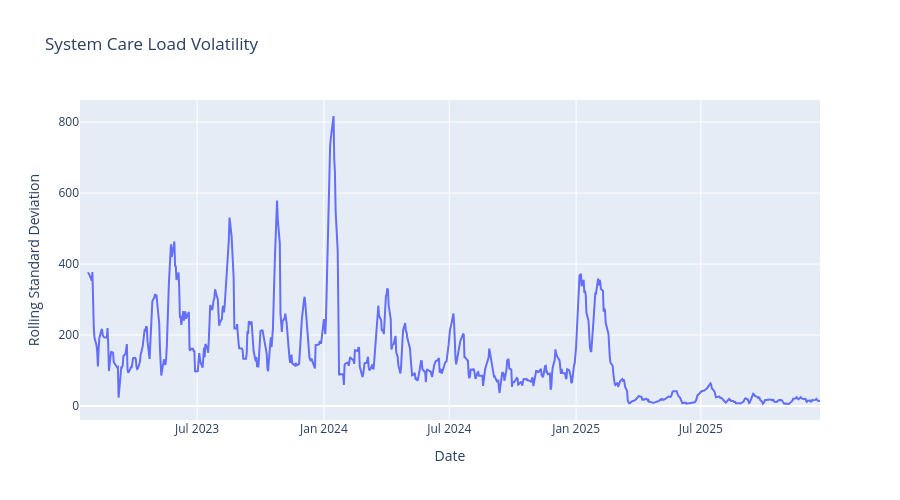

This figure's notebook cell:
### Markdown cell above
#### Load Volatility

### Code cell
fig = px.line(
    df,
    x="Date",
    y="Load_Volatility_7_Obs",
    title="System Care Load Volatility",
    labels={
        "Date": "Date",
        "Load_Volatility_7_Obs": "Rolling Standard Deviation"
    }
)

fig.update_layout(
    hovermode="x unified",
    height=500
)

fig.show()

### Figure 1 — Plotly figure (JSON) as saved in the notebook; plotly's stock layout.template omitted (floating-point values rounded to 4 significant figures; data arrays with more than 128 entries replaced by an {"elided": "..."} marker saying what was removed)
{"data": [{"hovertemplate": "Date=%{x}<br>Rolling Standard Deviation=%{y}<extra></extra>", "legendgroup": "", "line": {"color": "#636efa", "dash": "solid"}, "marker": {"symbol": "circle"}, "mode": "lines", "name": "", "orientation": "v", "showlegend": false, "type": "scatter", "x": {"elided": "720 str values"}, "xaxis": "x", "y": {"elided": "720 float values"}, "yaxis": "y"}], "layout": {"height": 500, "hovermode": "x unified", "legend": {"tracegroupgap": 0}, "title": {"text": "System Care Load Volatility"}, "xaxis": {"anchor": "y", "domain": [0, 1], "title": {"text": "Date"}}, "yaxis": {"anchor": "x", "domain": [0, 1], "title": {"text": "Rolling Standard Deviation"}}}}
